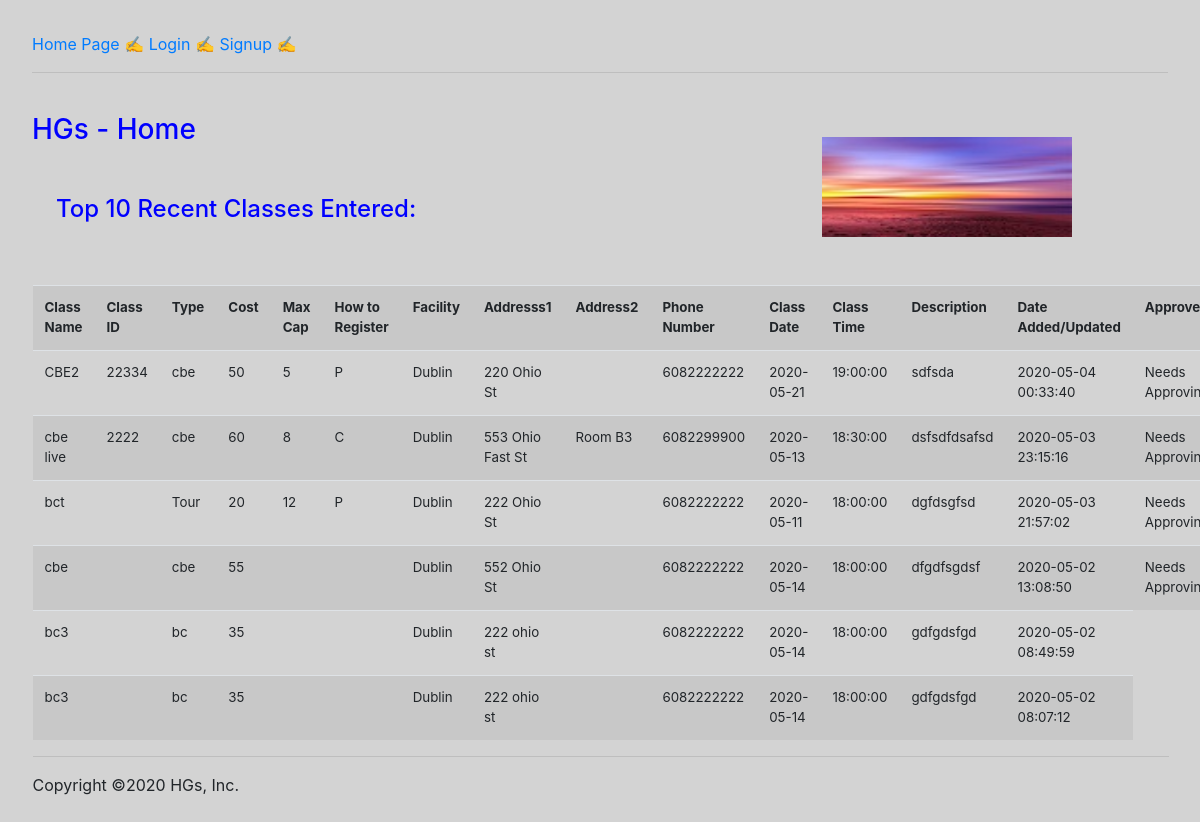
The page / on the database its author committed.
### tables this page shows
CREATE TABLE `classes` (
  `entryid` int(10) NOT NULL AUTO_INCREMENT,
  `clname` varchar(130) NOT NULL,
  `clexist` tinyint(4) NOT NULL,
  `clid` varchar(10) DEFAULT NULL,
  `cltype` varchar(5) NOT NULL,
  `clsubtype` varchar(5) DEFAULT NULL,
  `clformat` varchar(10) DEFAULT NULL,
  `clcostrg1` float DEFAULT NULL,
  `clmax` int(3) DEFAULT NULL,
  `clreghow` char(1) DEFAULT NULL,
  `cldesc` longtext,
  `clhiname` varchar(100) DEFAULT NULL,
  `claddress1` varchar(100) DEFAULT NULL,
  `claddress2` varchar(100) DEFAULT NULL,
  `clcity` varchar(25) DEFAULT NULL,
  `clstate` varchar(2) DEFAULT NULL,
  `clzip` char(5) DEFAULT NULL,
  `clphone` varchar(20) DEFAULT NULL,
  `cldatead` datetime DEFAULT NULL,
  `cldatestr` date DEFAULT NULL,
  `cltimestr` time DEFAULT NULL,
  `cltimeend` time DEFAULT NULL,
  `cldatest02` date DEFAULT NULL,
  `cltimest02` time DEFAULT NULL,
  `cltimeen02` time DEFAULT NULL,
  `clapproved` tinyint(4) NOT NULL DEFAULT '0',
  PRIMARY KEY (`entryid`)
);

### index.php (the view, shortened to what this page needs)
<?php
    $page_title = 'Home';
    require_once('includes/header.php');
    $dbc = mysqli_connect(DB_HOST, DB_USER, DB_PASSWORD, DB_NAME)
            or die('Error connecting to MySQL server.');
    $query = "SELECT * FROM classes WHERE entryid IS NOT NULL ORDER BY entryid DESC LIMIT 10";
    $data = mysqli_query($dbc, $query)
            or die('Error querying database.' . $query . ' - ' . mysqli_error($dbc));
    echo '<h4>Top 10 Recent Classes Entered:</h4>';
    echo '<div class="container">';
    echo '<table class="table table-striped">';
            echo '<div class="row">';
                echo '<div class="col-sm">';
                    echo '<tr><th>Class Name</th>';
                echo '</div>';
                echo '<div class="col-sm">';
                    echo '<th>Class ID</th>';
                echo '</div>';
                echo '<div class="col-sm">';
                    echo '<th>Type</th>';
                echo '</div>';
                echo '<div class="col-sm">';
                    echo '<th>Cost</th>';
                echo '</div>';
                echo '<div class="col-sm">';
                    echo '<th>Max Cap</th>';
                echo '</div>';
                echo '<div class="col-sm">';
                    echo '<th>How to Register</th>';
                echo '</div>';
                echo '<div class="col-sm">';
                    echo '<th>Facility</th>';
                echo '</div>';
                echo '<div class="col-sm">';
                    echo '<th>Addresss1</th>';
                echo '</div>';
                echo '<div class="col-sm">';
                    echo '<th>Address2</th>';
                echo '</div>';
                echo '<div class="col-sm">';
                    echo '<th>Phone Number</th>';
                echo '</div>';
                echo '<div class="col-sm">';
                    echo '<th>Class Date</th>';
                echo '</div>';
                echo '<div class="col-sm">';
                    echo '<th>Class Time</th>';
                echo '</div>';
                echo '<div class="col-sm">';
                    echo '<th>Description</th>';
                echo '</div>';
                echo '<div class="col-sm">';
                    echo '<th>Date Added/Updated</th>';
                echo '</div>';
                echo '<div class="col-sm">';
                    echo '<th>Approved?</th>';
                echo '</div>';
                echo '</tr></div>';
            echo '</div>';
    while ($row = mysqli_fetch_array($data)) {
        echo '<tr><td>' . $row['clname'] . "</td><td>" . $row['clid'] . "</td><td>" . $row['cltype']
        . "</td><td>" . $row['clcostrg1']
        . "</td><td>" . $row['clmax'] . "</td><td>" . $row['clreghow'] . "</td><td>" . $row['clhiname']
        . "</td><td>" . $row['claddress1'] . "</td><td>" . $row['claddress2'] . "</td><td>" . $row['clphone']
        . "</td><td>" . $row['cldatestr'] . "</td><td>" . $row['cltimestr']
         . "</td><td>" . $row['cldesc']
        . "</td><td>" . $row['cldatead'] . "</td>";
        if ($row['clapproved'] == 0) {
            echo '<td>Needs Approving';
        }
        echo "</td></tr>";
    }
    require_once('footer.php');
?>

### includes/header.php (shortened to what this page needs)
<!DOCTYPE html PUBLIC "-//W3C//DTD XHTML 1.0 Transitional//EN"
  "http://www.w3.org/TR/xhtml1/DTD/xhtml1-transitional.dtd">
<html xmlns="http://www.w3.org/1999/xhtml" xml:lang="en" lang="en">
<head>
    <link rel="stylesheet" href="../css/plugins/table.min.css"/>
    <link rel="stylesheet" href="../css/plugins/line_breaker.min.css"/>
    <link rel="stylesheet" href="https://maxcdn.bootstrapcdn.com/bootstrap/4.0.0/css/bootstrap.min.css">
    <link rel="stylesheet" href="https://use.fontawesome.com/releases/v5.8.2/css/all.css">
    <link rel="stylesheet" type="text/css" href="../css/bootstrap.css" />
    <link rel="stylesheet" type="text/css" href="../css/style.css" />
</head>
<header>
    <?php
        require('navmenu.php');
    ?>
</header>
<body>
    <img src="../images/Sunset-on-the-beach1-120.jpg" width="250" height="100"
      alt="HGs Logo" /><br />
<?php
    echo '<h3>HGs - ' . $page_title . '</h3>';
?>

### includes/navmenu.php
<?php
if (isset($_SESSION['username'])) {
    echo '<a href="../index.php">Home Page</a> &#9997; ';
    echo '<a href="./createClass.php">Create a Class</a> &#9997; ';
    echo '<a href="./admin.php">Admin Page</a> &#9997; ';
    echo '<a href="./logout.php">Log Out (' . $_SESSION['username'] . ')</a>';
}
else {
    echo '<a href="../index.php">Home Page</a> &#9997; ';
    echo '<a href="login.php">Login</a> &#9997; ';
    echo '<a href="signup.php">Signup</a> &#9997; ';
}
echo '<hr>';
?>

### includes/footer.php
 <hr />
 <div>
    <p class="footer">Copyright &copy;2020 HGs, Inc.</p>
</div>
</body>
</html>

### css/style.css (style rules this page uses)
img { float: right; margin: 3em; margin-right: 6em; }
body { background-color: lightgray; margin: 1em; padding: 1em; }
.container { padding-right: .5px; padding-left: .5px; margin-right: auto; margin-left: auto; max-width: none; }
table { width: 95%; font-size: 10pt; padding: .5em; max-width: 95%; }
h3 { color: blue; }
h4 { color: blue; margin-bottom: .5em; margin-left: 1em; margin-top: 2em; }
*, *::before, *::after { box-sizing: content-box; }

### rows shown on the page
classes: clname "CBE2", clid "22334", cltype "cbe", clcostrg1 "50", clmax "5", clreghow "P", clhiname "Dublin", claddress1 "220 Ohio St", clphone "6082222222", cldatestr "2020-05-21", cltimestr "19:00:00", cldesc "sdfsda", cldatead "2020-05-04 00:33:40", clapproved "Needs…"
classes: clname "cbe live", clid "2222", cltype "cbe", clcostrg1 "60", clmax "8", clreghow "C", clhiname "Dublin", claddress1 "553 Ohio Fast St", claddress2 "Room B3", clphone "6082299900", cldatestr "2020-05-13", cltimestr "18:30:00", cldesc "dsfsdfdsafsd", cldatead "2020-05-03 23:15:16", clapproved "Needs…"
classes: clname "bct", cltype "Tour", clcostrg1 "20", clmax "12", clreghow "P", clhiname "Dublin", claddress1 "222 Ohio St", clphone "6082222222", cldatestr "2020-05-11", cltimestr "18:00:00", cldesc "dgfdsgfsd", cldatead "2020-05-03 21:57:02", clapproved "Needs…"
classes: clname "cbe", cltype "cbe", clcostrg1 "55", clhiname "Dublin", claddress1 "552 Ohio St", clphone "6082222222", cldatestr "2020-05-14", cltimestr "18:00:00", cldesc "dfgdfsgdsf", cldatead "2020-05-02 13:08:50", clapproved "Needs…"
classes: clname "bc3", cltype "bc", clcostrg1 "35", clhiname "Dublin", claddress1 "222 ohio st", clphone "6082222222", cldatestr "2020-05-14", cltimestr "18:00:00", cldesc "gdfgdsfgd", cldatead "2020-05-02 08:49:59"
classes: clname "bc3", cltype "bc", clcostrg1 "35", clhiname "Dublin", claddress1 "222 ohio st", clphone "6082222222", cldatestr "2020-05-14", cltimestr "18:00:00", cldesc "gdfgdsfgd", cldatead "2020-05-02 08:07:12"

### other values the page prints
$page_title "Home"
